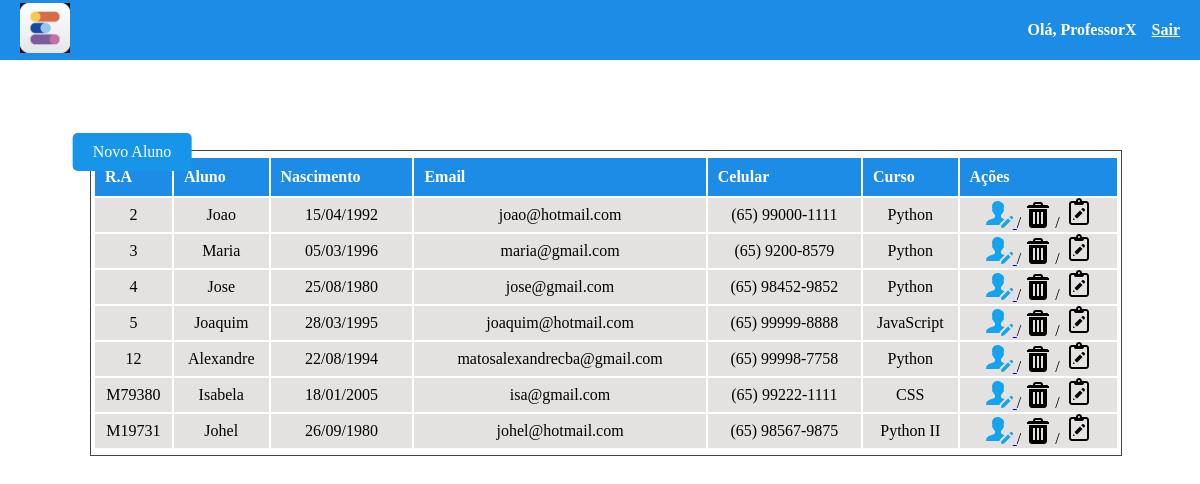
The app's page / (signed in) with its own data.
### appescola/models.py (models this page shows)
class Aluno(models.Model):
    matricula = models.CharField(max_length=20, unique=True)
    nome = models.CharField(max_length=100)
    nascimento = models.CharField(max_length=100)
    email = models.CharField(max_length=100)
    celular = models.CharField(max_length=100)
    curso = models.CharField(max_length=100)
    acoes = models.CharField(max_length=100)
    def __str__(self):
        return self.nome

### appescola/views.py (the view)
# urls.py: 2. Add a URL to urlpatterns:  path('', views.home, name='home')
def home(request):
    alunos = Aluno.objects.all()
    print(alunos[0])
    return render(request, 'home.html', {'alunos': alunos, 'notas': notas})

### appescola/templates/home.html (shortened to what this page needs)
{% extends 'base.html' %}
{% block conteudo %}
{% load static %}
    {% if request.user.is_staff %}
    <div>
        {% if request.user.is_staff %}
        <a class ='new2' href="{% url 'add_aluno' %}">Novo Aluno</a>
        {% endif %}
    </div>
    <table>
        <tr class="info">
            <td>R.A</td>
            <td>Aluno</td>
            <td>Nascimento</td>
            <td>Email</td>
            <td>Celular</td>
            <td>Curso</td>
            <td>Ações</td>
        </tr>
        {% for aluno in alunos %}
        <tr class="content">
            <td>{{aluno.matricula}}</td>
            <td>{{aluno.nome}}</td>
            <td>{{aluno.nascimento}}</td>
            <td>{{aluno.email}}</td>
            <td>{{aluno.celular}}</td>
            <td>{{aluno.curso}}</td>
            <td><a href="{% url 'editar' aluno.id %}"><img>
            </a> / <a href="{% url 'delete' aluno.id %}"><img></a> /
            <a href="{% url 'notas' aluno.id %}"><img>
            </a></td>
        </tr>
        {% endfor r%}
    </table>
    {% endif %}
{% endblock %}

### appescola/templates/base.html (shortened to what this page needs)
<!DOCTYPE html>
<html lang="pt-br">
<head>
    {% load static %}
    <link rel="stylesheet" href="{% static 'home.css' %}">
</head>
<body>
    <div class="app">
        <header>
            <a class="logo" href="/">
                <img src="{% static 'imgs/Logoapp.jpeg' %}" alt="Foto do App">
            </a>
            <nav>
                {% if request.user.is_authenticated %}
                <a>Olá, {{ request.user.username}}</a>
                <a href="{% url 'logout' %}">Sair</a>
                {% else %}
                <a href="{% url 'login' %}">Login</a>
                <a href="{% url 'signup' %}">Registre-se</a>
                {% endif %}
            </nav>
        </header>
        <main>
            <section>
                {% block conteudo %}
                {% endblock %}
            </section>
        </main>
    </div>
</body>
</html>

### appescola/static/home.css (style rules this page uses)
* { margin: 0; padding: 0; box-sizing: border-box; }
table { padding: 5px 2px; margin: 90px 90px; width: 86%; border: 1px solid #444; }
.info { background-color: rgb(28, 140, 231); color: white; }
.info td { padding: 10px; font-weight: bolder; }
.content { background-color: rgb(228, 225, 225); padding: 10px; text-align: center; }
header { background-color: rgb(28, 140, 231); height: 30px; display: flex; justify-content: space-between; align-items: center; padding: 30px 20px; }
header nav { display: inline-flex; gap: 15px; font-weight: bolder; }
header nav a { color: white; text-align: center; }
header img { height: 50px; }
.new2 { position: absolute; top:19%; left: 11%; transform: translate(-50%,-50%); transition-duration: 0.4s; background-color: rgb(23, 149, 233); color: white; border: none; padding: 10px 20px; border-radius: 5px; text-decoration: none; }

### records on screen
Aluno: matricula "2", nome "Joao", nascimento "15/04/1992", email "joao@hotmail.com", celular "(65) 99000-1111", curso "Python"
Aluno: matricula "3", nome "Maria", nascimento "05/03/1996", email "maria@gmail.com", celular "(65) 9200-8579", curso "Python"
Aluno: matricula "4", nome "Jose", nascimento "25/08/1980", email "jose@gmail.com", celular "(65) 98452-9852", curso "Python"
Aluno: matricula "5", nome "Joaquim", nascimento "28/03/1995", email "joaquim@hotmail.com", celular "(65) 99999-8888", curso "JavaScript"
Aluno: matricula "12", nome "Alexandre", nascimento "22/08/1994", email "matosalexandrecba@gmail.com", celular "(65) 99998-7758", curso "Python"
Aluno: matricula "M79380", nome "Isabela", nascimento "18/01/2005", email "isa@gmail.com", celular "(65) 99222-1111", curso "CSS"
Aluno: matricula "M19731", nome "Johel", nascimento "26/09/1980", email "johel@hotmail.com", celular "(65) 98567-9875", curso "Python II"

### other values on screen
{{ request.user.username }} "ProfessorX"
